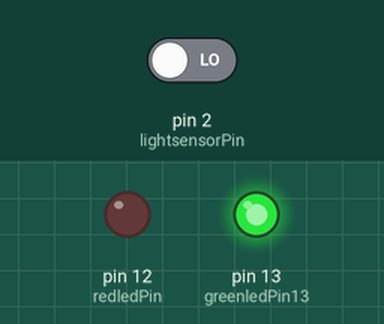
Recording of a sketch running on a simulated Arduino Uno, built with avr-gcc and run on an emulated ATmega328P. On the bench: output pins drawn as LEDs (lit = HIGH). Inputs (shaded band) come from the test bench; at power-on: pin 2 (lightsensorPin) LOW.

Above: at 1.2 s.
1.3 s: pin 2 (lightsensorPin) driven HIGH
At 2.5 s:
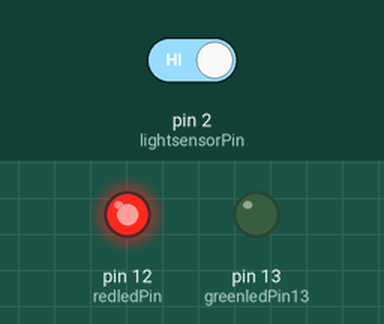
2.8 s: pin 2 (lightsensorPin) driven LOW
At 3.8 s:
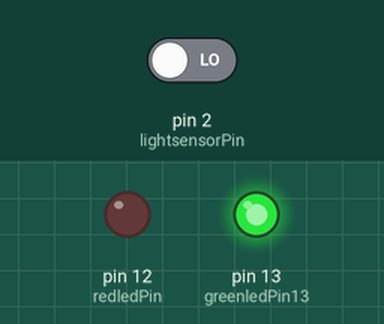
Timing chart, 0 to 5.8 s (numbered marks = the images above; inputs shaded):
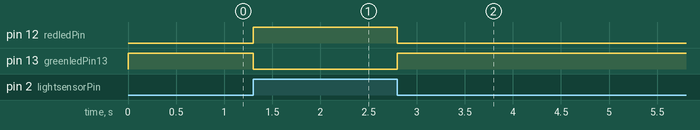

Measured:
- after the input at 1.3 s, pin 12 (redledPin): LOW → HIGH at once; pin 13 (greenledPin13): HIGH → LOW at once
- after the input at 2.8 s, pin 12 (redledPin): HIGH → LOW at once; pin 13 (greenledPin13): LOW → HIGH at once

The sketch:

Sunrise_Set_Light_Switch_sketch.ino
```cpp
/*
Sunrise-Sunset Light Switch
Turns on and off a light-emitting diode (LED) connected to digital
pins 12 and 13 after 10 to 20 seconds, by waving a hand over a photocell
attached to pin 2.
23 Nov 2012
by Don Wilcher
*/

// constants won't change; they're used here to
// set pin numbers:
const int lightsensorPin = 2; // the number of the light sensor pin
const int redledPin = 12; // the number of the red LED pin
const int greenledPin13 = 13; // onboard LED and green LED pin
// variables will change:
int sensorState = 0; // variable for reading light sensor status

void setup() {
// initialize the LED pins as outputs:
pinMode(redledPin, OUTPUT);
pinMode(greenledPin13, OUTPUT);
// initialize the light sensor pin as an input:
pinMode(lightsensorPin, INPUT);
}

void loop(){
// read the state of the pushbutton value:
sensorState = digitalRead(lightsensorPin);
// check if the light sensor is activated
// if it is, the sensorState is HIGH:
if (sensorState == HIGH) {
// turn red LED on:
digitalWrite(redledPin, HIGH);
// turn off onboard LED and green LED:
digitalWrite(greenledPin13, LOW);
}
else {
// turn red LED off:
digitalWrite(redledPin, LOW);
// turn on onboard LED and green LED;
digitalWrite(greenledPin13, HIGH);
}
}
```
